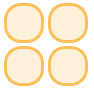
<?xml version="1.0" encoding="UTF-8"?>
<ui version="4.0">
 <class>Form</class>
 <widget class="QWidget" name="Form">
  <property name="geometry">
   <rect>
    <x>0</x>
    <y>0</y>
    <width>94</width>
    <height>89</height>
   </rect>
  </property>
  <property name="windowTitle">
   <string>Form</string>
  </property>
  <property name="styleSheet">
   <string notr="true">QWidget#Form{
	background-color:transparent;
}

QPushButton{
    background-color: #fdf1d9;
    border-style: solid;
    border-width: 3px;
    border-radius: 17px;
    border-color: #ffc05c;
    font: bold 18px;
    padding: 8px;
	color:#2584a7;

}

QPushButton:checked{
	border-color: #ffc05c;
}

QPushButton:hover{
	border-color: #fe6d73;
	/*border-width: 3px;
	border-radius: 8px;*/
}

QPushButton:pressed{
    border-width: 3px;
	border-radius: 10px;
	border-color: #fe6d73;
}</string>
  </property>
  <layout class="QGridLayout" name="gridLayout">
   <property name="leftMargin">
    <number>3</number>
   </property>
   <property name="topMargin">
    <number>3</number>
   </property>
   <property name="rightMargin">
    <number>3</number>
   </property>
   <property name="bottomMargin">
    <number>3</number>
   </property>
   <property name="spacing">
    <number>3</number>
   </property>
   <item row="0" column="1">
    <widget class="QPushButton" name="pB_choice_recipe">
     <property name="maximumSize">
      <size>
       <width>40</width>
       <height>40</height>
      </size>
     </property>
     <property name="toolTip">
      <string>Plat au choix</string>
     </property>
     <property name="text">
      <string/>
     </property>
     <property name="icon">
      <iconset>
       <normaloff>images/icon_choice_recipe.png</normaloff>images/icon_choice_recipe.png</iconset>
     </property>
     <property name="iconSize">
      <size>
       <width>30</width>
       <height>30</height>
      </size>
     </property>
    </widget>
   </item>
   <item row="0" column="0">
    <widget class="QPushButton" name="pB_random_recipe">
     <property name="maximumSize">
      <size>
       <width>40</width>
       <height>40</height>
      </size>
     </property>
     <property name="toolTip">
      <string>Plat au hasard</string>
     </property>
     <property name="text">
      <string/>
     </property>
     <property name="icon">
      <iconset>
       <normaloff>images/icon_random_recipe.png</normaloff>images/icon_random_recipe.png</iconset>
     </property>
     <property name="iconSize">
      <size>
       <width>30</width>
       <height>30</height>
      </size>
     </property>
    </widget>
   </item>
   <item row="1" column="0">
    <widget class="QPushButton" name="pB_random_dessert">
     <property name="maximumSize">
      <size>
       <width>40</width>
       <height>40</height>
      </size>
     </property>
     <property name="toolTip">
      <string>Dessert au hasard</string>
     </property>
     <property name="text">
      <string/>
     </property>
     <property name="icon">
      <iconset>
       <normaloff>images/icon_random_dessert.png</normaloff>images/icon_random_dessert.png</iconset>
     </property>
     <property name="iconSize">
      <size>
       <width>30</width>
       <height>30</height>
      </size>
     </property>
    </widget>
   </item>
   <item row="1" column="1">
    <widget class="QPushButton" name="pB_choice_dessert">
     <property name="maximumSize">
      <size>
       <width>40</width>
       <height>40</height>
      </size>
     </property>
     <property name="toolTip">
      <string>Dessert au choix</string>
     </property>
     <property name="text">
      <string/>
     </property>
     <property name="icon">
      <iconset>
       <normaloff>images/icon_choice_dessert.png</normaloff>images/icon_choice_dessert.png</iconset>
     </property>
     <property name="iconSize">
      <size>
       <width>30</width>
       <height>30</height>
      </size>
     </property>
    </widget>
   </item>
  </layout>
 </widget>
 <resources/>
 <connections/>
</ui>
